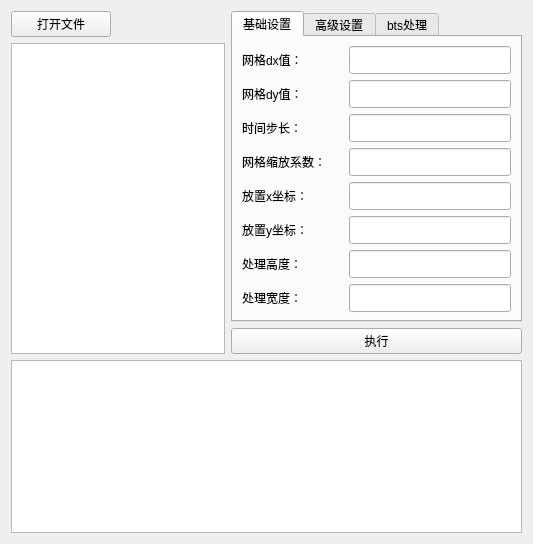
<?xml version="1.0" encoding="UTF-8"?>
<ui version="4.0">
 <class>Form</class>
 <widget class="QWidget" name="Form">
  <property name="geometry">
   <rect>
    <x>0</x>
    <y>0</y>
    <width>529</width>
    <height>544</height>
   </rect>
  </property>
  <property name="windowTitle">
   <string>WRF_bts</string>
  </property>
  <layout class="QGridLayout" name="gridLayout">
   <item row="1" column="0" rowspan="2">
    <widget class="QTextBrowser" name="textBrowser">
     <property name="minimumSize">
      <size>
       <width>201</width>
       <height>311</height>
      </size>
     </property>
    </widget>
   </item>
   <item row="0" column="1" rowspan="2">
    <widget class="QTabWidget" name="tabWidget">
     <property name="minimumSize">
      <size>
       <width>291</width>
       <height>291</height>
      </size>
     </property>
     <property name="currentIndex">
      <number>0</number>
     </property>
     <widget class="QWidget" name="tab">
      <attribute name="title">
       <string>基础设置</string>
      </attribute>
      <layout class="QGridLayout" name="gridLayout_3">
       <item row="0" column="0">
        <widget class="QLabel" name="label">
         <property name="minimumSize">
          <size>
           <width>61</width>
           <height>21</height>
          </size>
         </property>
         <property name="text">
          <string>网格dx值：</string>
         </property>
        </widget>
       </item>
       <item row="0" column="1">
        <widget class="QLineEdit" name="lineEdit">
         <property name="minimumSize">
          <size>
           <width>141</width>
           <height>28</height>
          </size>
         </property>
        </widget>
       </item>
       <item row="1" column="0">
        <widget class="QLabel" name="label_2">
         <property name="minimumSize">
          <size>
           <width>61</width>
           <height>21</height>
          </size>
         </property>
         <property name="text">
          <string>网格dy值：</string>
         </property>
        </widget>
       </item>
       <item row="1" column="1">
        <widget class="QLineEdit" name="lineEdit_2">
         <property name="minimumSize">
          <size>
           <width>141</width>
           <height>28</height>
          </size>
         </property>
        </widget>
       </item>
       <item row="2" column="0">
        <widget class="QLabel" name="label_3">
         <property name="minimumSize">
          <size>
           <width>61</width>
           <height>21</height>
          </size>
         </property>
         <property name="text">
          <string>时间步长：</string>
         </property>
        </widget>
       </item>
       <item row="2" column="1">
        <widget class="QLineEdit" name="lineEdit_3">
         <property name="minimumSize">
          <size>
           <width>141</width>
           <height>28</height>
          </size>
         </property>
        </widget>
       </item>
       <item row="3" column="0">
        <widget class="QLabel" name="label_4">
         <property name="minimumSize">
          <size>
           <width>91</width>
           <height>21</height>
          </size>
         </property>
         <property name="text">
          <string>网格缩放系数：</string>
         </property>
        </widget>
       </item>
       <item row="3" column="1">
        <widget class="QLineEdit" name="lineEdit_4">
         <property name="minimumSize">
          <size>
           <width>141</width>
           <height>28</height>
          </size>
         </property>
        </widget>
       </item>
       <item row="4" column="0">
        <widget class="QLabel" name="label_5">
         <property name="minimumSize">
          <size>
           <width>71</width>
           <height>21</height>
          </size>
         </property>
         <property name="text">
          <string>放置x坐标：</string>
         </property>
        </widget>
       </item>
       <item row="4" column="1">
        <widget class="QLineEdit" name="lineEdit_5">
         <property name="minimumSize">
          <size>
           <width>141</width>
           <height>28</height>
          </size>
         </property>
        </widget>
       </item>
       <item row="5" column="0">
        <widget class="QLabel" name="label_6">
         <property name="minimumSize">
          <size>
           <width>71</width>
           <height>21</height>
          </size>
         </property>
         <property name="text">
          <string>放置y坐标：</string>
         </property>
        </widget>
       </item>
       <item row="5" column="1">
        <widget class="QLineEdit" name="lineEdit_6">
         <property name="minimumSize">
          <size>
           <width>141</width>
           <height>28</height>
          </size>
         </property>
        </widget>
       </item>
       <item row="6" column="0">
        <widget class="QLabel" name="label_7">
         <property name="minimumSize">
          <size>
           <width>101</width>
           <height>21</height>
          </size>
         </property>
         <property name="text">
          <string>处理高度：</string>
         </property>
        </widget>
       </item>
       <item row="6" column="1">
        <widget class="QLineEdit" name="lineEdit_7">
         <property name="minimumSize">
          <size>
           <width>141</width>
           <height>28</height>
          </size>
         </property>
        </widget>
       </item>
       <item row="7" column="0">
        <widget class="QLabel" name="label_8">
         <property name="minimumSize">
          <size>
           <width>101</width>
           <height>21</height>
          </size>
         </property>
         <property name="text">
          <string>处理宽度：</string>
         </property>
        </widget>
       </item>
       <item row="7" column="1">
        <widget class="QLineEdit" name="lineEdit_8">
         <property name="minimumSize">
          <size>
           <width>141</width>
           <height>28</height>
          </size>
         </property>
        </widget>
       </item>
      </layout>
     </widget>
     <widget class="QWidget" name="tab_2">
      <attribute name="title">
       <string>高级设置</string>
      </attribute>
      <layout class="QGridLayout" name="gridLayout_2">
       <item row="3" column="1" colspan="2">
        <widget class="QLineEdit" name="lineEdit_10"/>
       </item>
       <item row="0" column="2">
        <widget class="QGroupBox" name="groupBox_2">
         <property name="minimumSize">
          <size>
           <width>121</width>
           <height>91</height>
          </size>
         </property>
         <property name="title">
          <string>是否输出可视化文件</string>
         </property>
         <widget class="QWidget" name="verticalLayoutWidget_2">
          <property name="geometry">
           <rect>
            <x>10</x>
            <y>30</y>
            <width>91</width>
            <height>58</height>
           </rect>
          </property>
          <layout class="QVBoxLayout" name="verticalLayout_2">
           <item>
            <widget class="QRadioButton" name="radioButton_4">
             <property name="text">
              <string>是</string>
             </property>
            </widget>
           </item>
           <item>
            <widget class="QRadioButton" name="radioButton_5">
             <property name="text">
              <string>否</string>
             </property>
            </widget>
           </item>
          </layout>
         </widget>
        </widget>
       </item>
       <item row="0" column="0" colspan="2">
        <widget class="QGroupBox" name="groupBox">
         <property name="minimumSize">
          <size>
           <width>141</width>
           <height>121</height>
          </size>
         </property>
         <property name="title">
          <string>扩充方式选择</string>
         </property>
         <widget class="QWidget" name="verticalLayoutWidget">
          <property name="geometry">
           <rect>
            <x>10</x>
            <y>30</y>
            <width>121</width>
            <height>89</height>
           </rect>
          </property>
          <layout class="QVBoxLayout" name="verticalLayout">
           <item>
            <widget class="QRadioButton" name="radioButton">
             <property name="text">
              <string>同分布扩充</string>
             </property>
            </widget>
           </item>
           <item>
            <widget class="QRadioButton" name="radioButton_2">
             <property name="text">
              <string>正态分布扩充</string>
             </property>
            </widget>
           </item>
           <item>
            <widget class="QRadioButton" name="radioButton_3">
             <property name="text">
              <string>随机打乱扩充</string>
             </property>
            </widget>
           </item>
          </layout>
         </widget>
        </widget>
       </item>
       <item row="2" column="1" colspan="2">
        <widget class="QLineEdit" name="lineEdit_9"/>
       </item>
       <item row="2" column="0">
        <widget class="QLabel" name="label_9">
         <property name="text">
          <string>扩充倍数：</string>
         </property>
        </widget>
       </item>
       <item row="3" column="0">
        <widget class="QLabel" name="label_10">
         <property name="text">
          <string>滤波频率百分比：</string>
         </property>
        </widget>
       </item>
       <item row="1" column="0" colspan="3">
        <widget class="QWidget" name="widget" native="true">
         <layout class="QVBoxLayout" name="verticalLayout_3">
          <item>
           <widget class="QLabel" name="label_11">
            <property name="text">
             <string>以上默认为同分布扩充，且不输出可视化。</string>
            </property>
           </widget>
          </item>
          <item>
           <widget class="Line" name="line">
            <property name="orientation">
             <enum>Qt::Horizontal</enum>
            </property>
           </widget>
          </item>
          <item>
           <widget class="QLabel" name="label_12">
            <property name="text">
             <string>以下扩充倍数不宜过大，滤波建议20</string>
            </property>
           </widget>
          </item>
         </layout>
        </widget>
       </item>
      </layout>
     </widget>
     <widget class="QWidget" name="tab_3">
      <attribute name="title">
       <string>bts处理</string>
      </attribute>
      <layout class="QGridLayout" name="gridLayout_4">
       <item row="0" column="0" colspan="2">
        <widget class="QPushButton" name="pushButton_3">
         <property name="text">
          <string>打开大风场bts文件</string>
         </property>
        </widget>
       </item>
       <item row="1" column="0" colspan="2">
        <widget class="QPushButton" name="pushButton_4">
         <property name="text">
          <string>打开小风场bts文件</string>
         </property>
        </widget>
       </item>
       <item row="2" column="0">
        <widget class="QPushButton" name="pushButton_5">
         <property name="text">
          <string>开始替换</string>
         </property>
        </widget>
       </item>
       <item row="2" column="1">
        <widget class="QPushButton" name="pushButton_6">
         <property name="text">
          <string>输出bts可视化结果</string>
         </property>
        </widget>
       </item>
      </layout>
     </widget>
    </widget>
   </item>
   <item row="3" column="0" colspan="2">
    <widget class="QTextBrowser" name="textBrowser_2">
     <property name="minimumSize">
      <size>
       <width>511</width>
       <height>171</height>
      </size>
     </property>
    </widget>
   </item>
   <item row="0" column="0">
    <widget class="QPushButton" name="pushButton">
     <property name="sizePolicy">
      <sizepolicy hsizetype="Minimum" vsizetype="Fixed">
       <horstretch>0</horstretch>
       <verstretch>0</verstretch>
      </sizepolicy>
     </property>
     <property name="maximumSize">
      <size>
       <width>100</width>
       <height>16777215</height>
      </size>
     </property>
     <property name="text">
      <string>打开文件</string>
     </property>
    </widget>
   </item>
   <item row="2" column="1">
    <widget class="QPushButton" name="pushButton_2">
     <property name="text">
      <string>执行</string>
     </property>
    </widget>
   </item>
  </layout>
 </widget>
 <resources/>
 <connections/>
</ui>
